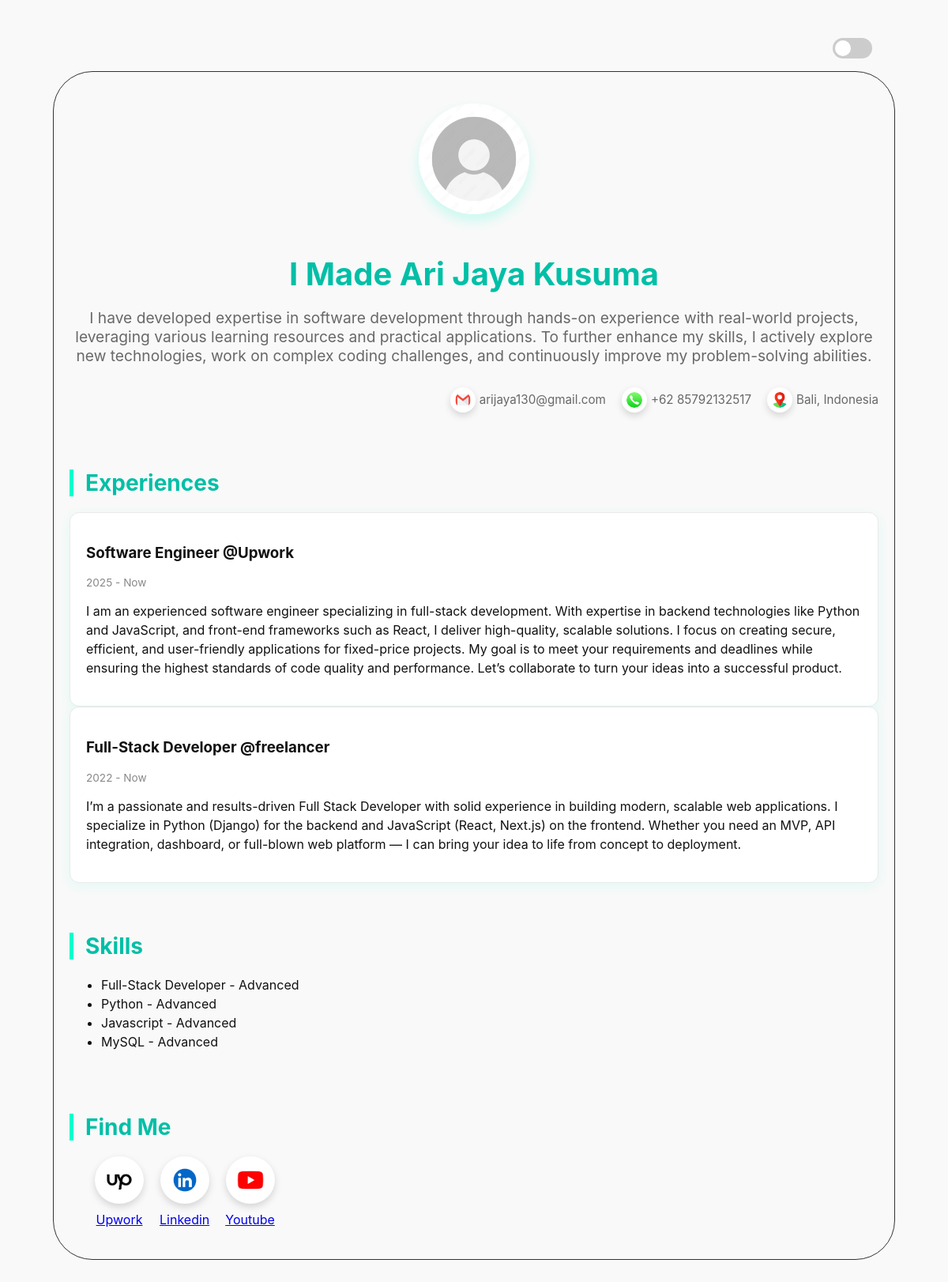
The page / on the database its author committed.
### landing/models.py (models this page shows, shortened)
class Profile(models.Model):
    name = models.CharField(max_length=100)
    photo = models.ImageField(upload_to='profile/', blank=True, null=True)
    description = models.TextField()
    email = models.EmailField()
    phone = models.CharField(max_length=20, blank=True)
    location = models.CharField(max_length=100, blank=True)

class Experience(models.Model):
    title = models.CharField(max_length=100)
    company = models.CharField(max_length=100)
    description = models.TextField()
    start_year = models.IntegerField()
    end_year = models.IntegerField(blank=True, null=True)

class Skill(models.Model):
    name = models.CharField(max_length=100)
    level = models.CharField(max_length=50, blank=True) # contoh: biginner, intermediate, advanced

class SocialMedia(models.Model):
    platform = models.CharField(max_length=50)
    url = models.URLField()

### landing/views.py (the view)
# urls.py: path('', views.home, name='home'),
def home(request):
    profile = Profile.objects.first()
    experiences = Experience.objects.all()
    skills = Skill.objects.all()
    socials = SocialMedia.objects.all()
    context = {
        'profile': profile,
        'experiences': experiences,
        'skills': skills,
        'socials': socials
    }
    return render(request, 'index.html', context)

### landing/templates/index.html (shortened to what this page needs)
{% load static %}
<!DOCTYPE html>
<html lang="en" data-theme="light">
  <head>
    <link rel="stylesheet" href="{% static 'css/style.css' %}" />
  </head>
  <body class="">
    <div class="theme-toggle">
      <label class="switch">
        <span class="slider"></span>
      </label>
    </div>
    <div class="container fade-in card-container">
      <header class="header">
        {% if profile.photo %}
        <img
          src="{{ profile.photo.url }}"
          alt="{{ profile.name }}"
          class="avatar bounce"
        />
        {% endif %}
        <h1 class="typing">{{ profile.name }}</h1>
        <p class="subtitle" style="line-height: 24px;">{{ profile.description }}</p>
        <div
          class="contact"
          style="display: flex; justify-content: end; gap: 20px;"
        >
          <div class="" style="display: flex; flex-direction: row; gap: 5px; align-items: center;">
            <img
              src="/media/social/gmail.png"
              alt="Gmail"
              class="social-img"
              style="width: 20px; height: 20px; background: white; border-radius: 100%"
            />
            <p>{{ profile.email }}</p>
          </div>
          <div class="" style="display: flex; flex-direction: row; gap: 5px; align-items: center;">
            <img
              src="/media/social/telpone.png"
              alt="Gmail"
              class="social-img"
              style="width: 20px; height: 20px; background: white; border-radius: 100%"
            />
            <p>{{ profile.phone }}</p>
          </div>
          <div class="" style="display: flex; flex-direction: row; gap: 5px; align-items: center;">
            <img
              src="/media/social/location.png"
              alt="Gmail"
              class="social-img"
              style="width: 20px; height: 20px; background: white; border-radius: 100%"
            />
            <p>{{ profile.location }}</p>
          </div>
        </div>
      </header>
      <section class="section">
        <h2>Experiences</h2>
        {% for exp in experiences %}
        <div class="card slide-up" style="cursor: pointer;">
          <h3>{{ exp.title }} @{{ exp.company }}</h3>
          <p class="date">
            {{ exp.start_year }} - {{ exp.end_year|default:"Now" }}
          </p>
          <p style="line-height: 24px">{{ exp.description }}</p>
        </div>
        {% endfor %}
      </section>
      <section class="section">
        <h2>Skills</h2>
        <ul class="skills">
          {% for skill in skills %}
          <li class="pop-in" style="line-height: 24px;">
            {{ skill.name }}{% if skill.level %} - {{ skill.level }}{% endif %}
          </li>
          {% endfor %}
        </ul>
      </section>
      <section class="section">
        <h2>Find Me</h2>
        <div class="socials" style="display: flex; flex-direction: row; justify-content: start; margin-left: 2rem;">
          {% for social in socials %} {% if social.platform|lower == 'upwork' or social.platform|lower == 'linkedin' or social.platform|lower == 'youtube' %}
          <div
            class="social-icon"
            style="
              display: flex;
              flex-direction: column;
              align-items: center;
              gap: 10px;
            "
          >
            <img
              src="/media/social/{{ social.platform|lower }}.png"
              alt="{{ social.platform }}"
              class="social-img"
              style="width: 50px; background: white; border-radius: 100%; cursor: pointer;"
            />
            <a href="{{ social.url }}" target="_blank" class="social-btn pulse">
              {{ social.platform }}
            </a>
          </div>
          {% endif %} {% endfor %}
        </div>
      </section>
    </div>
  </body>
</html>

### landing/static/css/style.css (style rules this page uses)
body { margin: 0; font-family: 'Inter', sans-serif; background-color: #121212; color: #e0e0e0; transition: background 0.4s, color 0.4s; }
.container { max-width: 1024px; margin: auto; padding: 40px 20px; display: flex; flex-direction: column; gap: 40px; }
.header { text-align: center; }
.avatar { width: 140px; height: 140px; border-radius: 100%; object-fit: cover; margin-bottom: 20px; box-shadow: 0 8px 16px rgba(0, 255, 204, 0.2); }
.typing { font-size: 2.5rem; font-weight: 700; color: #00ffcc; margin-bottom: 10px; }
.subtitle { font-size: 1.2rem; color: #ccc; }
.contact { display: flex; justify-content: center; gap: 20px; margin-top: 10px; font-size: 0.95rem; color: #bbb; }
.section h2 { font-size: 1.75rem; border-left: 5px solid #00ffcc; padding-left: 15px; margin-bottom: 20px; color: #00ffcc; }
.card { background: #1e1e1e; padding: 20px; border-radius: 12px; box-shadow: 0 4px 16px rgba(0, 255, 204, 0.1); transition: transform 0.3s ease; }
.date { font-size: 0.85rem; color: #888; margin-top: 4px; margin-bottom: 8px; }
.socials { display: flex; flex-wrap: wrap; gap: 20px; justify-content: center; }
.social-img { width: 48px; height: 48px; border-radius: 100%; background: white; padding: 6px; object-fit: contain; box-shadow: 0 4px 10px rgba(0, 0, 0, 0.15); }
[data-theme="light"] body { background: #f9f9f9; color: #111; }
[data-theme="light"] .typing, [data-theme="light"] .section h2 { color: #00bfa6; }
[data-theme="light"] .card { background: #ffffff; border: 1px solid #eaeaea; }
.fade-in { animation: fadeIn 0.6s ease-out; }

### landing/templates/index.html (style rules this page uses)
.card-container { border: 1px solid #333; border-radius: 50px; margin-bottom: 5rem; }
.theme-toggle { display: flex; margin: auto; max-width: 1024px; justify-content: end; margin-top: 3rem; padding-right: 1rem; margin-bottom: 1rem; }
.switch { position: relative; display: inline-block; width: 50px; height: 26px; }
.slider { position: absolute; cursor: pointer; top: 0; left: 0; right: 0; bottom: 0; background-color: #ccc; transition: .4s; border-radius: 26px; }
.slider:before { position: absolute; content: ""; height: 20px; width: 20px; left: 3px; bottom: 3px; background-color: white; transition: .4s; border-radius: 50%; }
[data-theme="light"] .subtitle, .contact { color: #696868; }

### rows shown on the page
Profile: photo (placeholder picture), name "I Made Ari Jaya Kusuma", description "I have developed expertise in software development through hands-on experience with real-world projects, leveraging various learning resources and practical applications. To further enhance my skills, I actively explore new technologies, work on complex coding challenges, and continuously improve my problem-solving abilities.", email "arijaya130@gmail.com", phone "+62 85792132517", location "Bali, Indonesia"
Experience: title "Software Engineer", company "Upwork", start_year "2025", end_year "Now", description "I am an experienced software engineer specializing in full-stack development. With expertise in backend technologies like Python and JavaScript, and front-end frameworks such as React, I deliver high-quality, scalable solutions. I focus on creating secure, efficient, and user-friendly applications for fixed-price projects. My goal is to meet your requirements and deadlines while ensuring the highest standards of code quality and performance. Let’s collaborate to turn your ideas into a successful product."
Experience: title "Full-Stack Developer", company "freelancer", start_year "2022", end_year "Now", description "I’m a passionate and results-driven Full Stack Developer with solid experience in building modern, scalable web applications. I specialize in Python (Django) for the backend and JavaScript (React, Next.js) on the frontend. Whether you need an MVP, API integration, dashboard, or full-blown web platform — I can bring your idea to life from concept to deployment."
Skill: name "Full-Stack Developer", level "Advanced"
Skill: name "Python", level "Advanced"
Skill: name "Javascript", level "Advanced"
Skill: name "MySQL", level "Advanced"
SocialMedia: shows a picture, platform "Upwork"
SocialMedia: shows a picture, platform "Linkedin"
SocialMedia: shows a picture, platform "Youtube"
